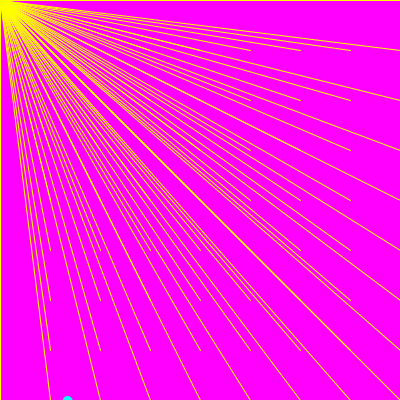
Frame 1 (no input)
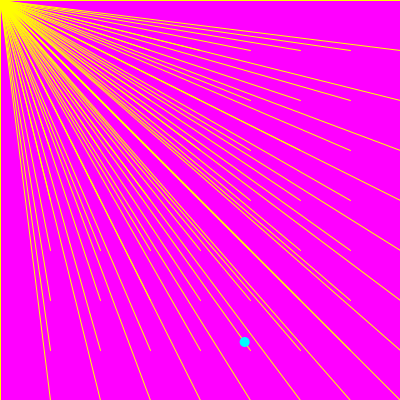
Frame 60 (the mouse pressed at the canvas centre just before this capture)
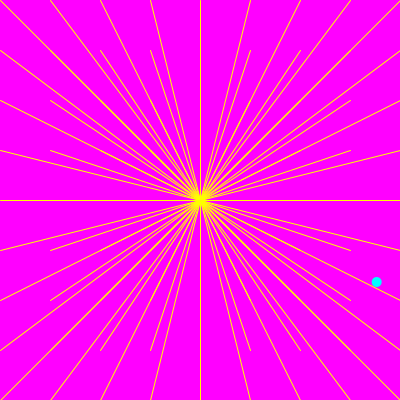
Frame 120 (the mouse held since frame 60 and released just before this capture)

The Processing sketch that drew these frames (run headless with seeded random() and noise(); from frame 60 on, the mouse is pressed at the canvas centre):

// Processing sketch: s0501ForLoopMouseXMouseY
// ── s0501ForLoopMouseXMouseY.pde
// UDD - Expresión Digital II
// s0501ForLoopMouseXMouseY

float posx, posy, velx, vely, accx, accy, punto;
color m, c, y;
boolean b, l;

void setup() {
  size(400, 400);
  //inicialización de ariables de posición y dirección
  posx = random(100);
  posy = height;
  velx = 3;
  vely = 1;

  //inicialización de colores
  m = color(255, 0, 255);
  c = color(0, 255, 255);
  y = color(255, 255, 0);
  
  punto = random(-50, 500);
}

void draw() { 
  background(m);

  posx += velx;
  posy += vely;

  //el elemento cambia de dirección al llegar a alguno de los extremos
  //extremo derecho
  if (posx > width) {
    velx *= -1;
    accx *= -1;
  }
  //extremo izquierdo
  if (posx < 0 ) {
    velx *= -1;
    accx *= -1;
  }
  //extremo inferior
  if (posy > height) {
    vely *= -1;
    accy *= -1;
  }
  //extremo superior
  if (posy < 0 ) {
    vely *= -1;
    accy *= -1;
  }

  //operadores lógicos
  //para cada cuarto de la pantalla cambiar el color del fondo
  //4to izq top
  if (posx < width/2 && posy < height/2) {
    background(0);
  }

  for (int i = 0; i <= width; i += 50) {
    for (int j = 0; j <= height; j += 50) {
      stroke(y);
      line(i, j, mouseX, mouseY);
      //COMMIT s05e02 "modificar la posición de cada punto, ninguno igual al otro"
    }
  } 

  noStroke();
  fill(c);
  ellipse(posx, posy, 10, 10);
}
